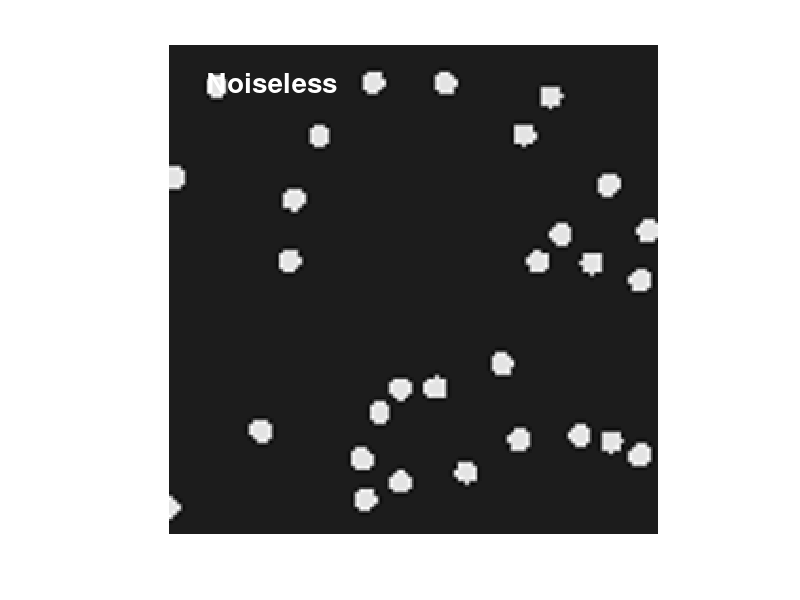

Here is the MATLAB script that generated this plot: (Note: this script raises an error after producing the figure.)
% SIMULATIONS OF A RAPID DETECTABILITY ANALYSIS USING A MODEL OBSERVER
% Scott Hsieh - UCLA
% April 2019
%
% This code provides simulations to test the feasibility of a rapid
% detectability analysis. Several intermediate outputs are shown, but in
% the current code, they are not archived (a breakpoint is needed to
% examine intermediate results).

clear all
close all

% accounting for the figures we need at the end
figureHolder = [];
figureCtr = 1;

for runType = {'Asymmetric', 'Uniform' }

    % Set the basic parameters
    params.imageSize = 129;      % side length of the image
    params.nViews = 101;         % number of views
    params.nDets = 185;          % number of detector channels

    params.displayWindow = [-1 1];  % Affects display only
    params.nIterations = 4;         % Number of iterations to use

    % Affects regularization of ICD (tuned empirically)
    params.huberCutoff = 3;
    params.regularizerStrength = 30;

    % Affects noise statistics: both globally and in a view-dependent way
    params.noiseLevel = 12.5 * 1;
    
    % Run in twice, and change the nature of the tube current modulation.
    % This alters the statistics.
    if strcmp(runType, 'Asymmetric')
        params.tcmFunction = @(x) (sin(x/params.nViews * 2 * pi) + 1.2);
    else
        params.tcmFunction = @(x) (sin(x/params.nViews * 2 * pi)*0 + 1);
    end

    % seed the random number generation consistently to get reproducible
    % results
    rng(0); 

    % Create the target noiseless image.
    % Populate it with 50 lesion entries, and throw out any lesions that
    % are too close to another lesion.
    basicSignal = zeros(params.imageSize);
    truthX = []; truthY = [];
    listList = rand(50,2) .* params.imageSize;
    xList = listList(:,1);
    yList = listList(:,2);
    [xx, yy] = meshgrid(1:params.imageSize, 1:params.imageSize);
    for kk = 1:numel(xList)
        dd = sqrt((xList - xList(kk)) .^ 2  + (yList - yList(kk)) .^ 2);
        dd = sort(dd);
        if (dd(2) < 8)
            disp([kk dd(1:4)'])
            continue;
        end
        truthX = [truthX; xList(kk)];
        truthY = [truthY; yList(kk)];
        rr = sqrt( (xx - xList(kk)) .^ 2  + (yy - yList(kk)) .^ 2);
        basicSignal(rr < 3) = 0.5;
    end
    imshow(imresize(basicSignal, 2), [], 'border', 'tight');
    text(20,20,'Noiseless', 'FontSize', 20, 'Color', 'w', 'FontWeight', 'bold');

    % This line of code is repeated throughout the script and only serves
    % to archive a figure for display later.
    f = getframe; figureHolder{figureCtr} = f.cdata; figureCtr = figureCtr + 1;
    
    % Do the iterative recon.
    params.search1D = 100;
    recon = ICD_simple(basicSignal, params);

    % Show the images
    imshow(imresize(recon.fbp, 2), [], 'border', 'tight');
    text(20,20,'FBP', 'FontSize', 20, 'Color', 'w', 'FontWeight', 'bold');
    text(20,45,runType, 'FontSize', 20, 'Color', 'w', 'FontWeight', 'bold');
    
    % Save this figure for later
    f = getframe; figureHolder{figureCtr} = f.cdata; figureCtr = figureCtr + 1;

    imshow(imresize(recon.iterative, 2), [], 'border', 'tight');
    text(20,20,'Iterative', 'FontSize', 20, 'Color', 'w', 'FontWeight', 'bold')
    text(20,45,runType, 'FontSize', 20, 'Color', 'w', 'FontWeight', 'bold');

    % Save this figure for later
    f = getframe; figureHolder{figureCtr} = f.cdata; figureCtr = figureCtr + 1;
    
    % Convolve and do the NPW detection process
    % Create a circle
    [xx, yy] = meshgrid(1:16,1:16);
    rr = sqrt( (xx - 8.5) .^ 2  + (yy - 8.5) .^ 2);
    maskIt = xx * 0;
    maskOut = xx * 0;
    maskIt(rr < 3) = 1;
    maskIt = maskIt ./ sum(maskIt(:));
    for analyze_type = 1:2
        if (analyze_type == 1)
           orig = recon.fbp;
        else
           orig = recon.iterative;
        end
        trial = imfilter(orig, maskIt);
        imshow(trial, []);
        isMax = trial .^ 0;
        for dx = -6:6
            for dy = -6:6
                isMax = isMax & (trial >= circshift(trial, [dx dy]));
            end
        end
        imshow(isMax, []);

        frac_found = [];
        frac_fp = [];

        true_locs = orig * 0;
        for kk = 1:numel(truthX)
            true_locs(round(truthY(kk)), round(truthX(kk))) = 1;
        end
        ch = zeros(13,13); ch(7,[1:3 11:13]) = 1; ch([1:3 11:13],7) = 1;
        boxbox = zeros(13,13); boxbox([1 end],:) = 1; boxbox(:, [1 end]) = 1;
        true_locs = imfilter(true_locs, ch);

        for thresh = 0.1:0.01:0.8 % tune the threshold range for NPW
            rawList = isMax & trial > thresh;

            showMe = orig;
            showMe = showMe - min(showMe(:));
            showMe = showMe ./ max(showMe(:));
            showMe(:,:,2) = showMe(:,:,1);
            showMe(:,:,3) = showMe(:,:,1);
            showMe(:,:,1) = showMe(:,:,1) + imfilter(rawList, boxbox)*0.4;
            showMe(:,:,2) = showMe(:,:,2) + imfilter(rawList, boxbox)*0.4 + true_locs * 0.4;
            showMe(:,:,3) = showMe(:,:,3) + true_locs * 0.4;
            imshow(imresize(showMe, 2), [], 'border', 'tight')

            [xf, yf] = find(rawList);
            trues = truthX * 0;
            falseCount = 0;
            searchRad = 3;
            distIt = @(x, y, xList, yList) ( (sqrt( (x - xList).^2 + (y - yList) .^ 2) ) );
            for kk = 1:numel(xf)
                dd = distIt(yf(kk), xf(kk), truthX, truthY); % need to switch row/col here
                [dd, id] = sort(dd);
                if dd(1) < searchRad
                    if trues(id(1)) == 0
                        trues(id(1)) = trues(id(1)) + 1;
                    else
                        falseCount = falseCount + 1; % double counted
                    end
                else
                    falseCount = falseCount + 1;
                end
            end
            disp(['Fraction trues found: ' num2str(sum(trues)/numel(truthX))])
            disp(['False positives: ' num2str(falseCount)])
            disp(['False positive fraction: ' num2str(falseCount / sum(trues))])
            temp = sum(trues)/numel(truthX);
            if isnan(temp)
                temp = 0;
            end
            frac_found = [frac_found, temp];
            frac_fp = [frac_fp, falseCount ];
        end
        plot(frac_fp, frac_found, '.-');
        xlabel('False positives');
        ylabel('Sensitivity');
        axis([0 10 0 1]);
        if (analyze_type == 1)
            fbp_x = frac_fp;
            fbp_y = frac_found;
        else
            ir_x = frac_fp;
            ir_y = frac_found;
        end
    end
    
    % Display the final results
    close all;
    imshow(ones(128,128));
    plot(fbp_x, fbp_y);
    hold all;
    plot(ir_x, ir_y);
    hold off
    axis([0 10 0 1]);
    xlabel('False positives'); ylabel('Sensitivity'); title('Free response ROC');
    legend('FBP', 'Iterative');
    % Store data for analysis later
    f = getframe; 
    figureHolder{figureCtr} = [];
    figureHolder{figureCtr}.fig = f.cdata;
    figureHolder{figureCtr}.dataFBPx = fbp_x;
    figureHolder{figureCtr}.dataFBPy = fbp_y;
    figureHolder{figureCtr}.dataIRx = ir_x;
    figureHolder{figureCtr}.dataIRy = ir_y;
    figureCtr = figureCtr + 1;
end

% Display the results in two summary figures.

figure(1);
imshow([figureHolder{1}, figureHolder{2}, figureHolder{3}, ...
    figureHolder{6}, figureHolder{7}], 'border', 'tight');

figure(2);
plot(figureHolder{4}.dataFBPx,figureHolder{4}.dataFBPy, 'k-', 'LineWidth', 2);
hold all;
plot(figureHolder{4}.dataIRx,figureHolder{4}.dataIRy, 'k-.', 'LineWidth', 2);
plot(figureHolder{8}.dataFBPx,figureHolder{4}.dataFBPy, 'b-', 'LineWidth', 2);
plot(figureHolder{8}.dataIRx,figureHolder{4}.dataIRy, 'b-.', 'LineWidth', 2);
hold off
legend('FBP - Asymmetric', 'IR - Asymmetric', 'FBP - Uniform', 'IR - Uniform');
axis([0 10 0 1]);
xlabel('False positives'); ylabel('Sensitivity'); title('Free response ROC');
title('Detectability of IR and FBP')